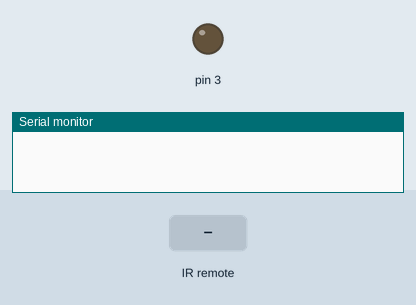
Recording of a sketch running on a simulated Arduino Uno, built with avr-gcc and run on an emulated ATmega328P. On the bench: output pins drawn as LEDs (lit = HIGH), the last lines printed to the serial monitor. Inputs (shaded band) come from the test bench.

Above: at 1.2 s.
1.3 s: infrared code 0xE9E70E8C received
At 1.7 s:
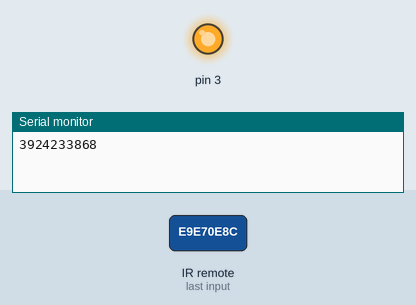
Timing chart, 0 to 4.3 s (numbered marks = the images above; inputs shaded):
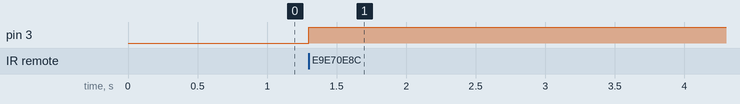

Measured:
- after the input at 1.3 s, pin 3: LOW → HIGH at once

The sketch:

Irkumanda_led.ino
```cpp
#include <IRremote.h>

IRrecv irrecv(2);

decode_results results;

#define OK 3924233868


void setup()
{
  Serial.begin(9600);
  irrecv.enableIRIn();
  pinMode(3, OUTPUT);
  digitalWrite(3, LOW);
}

void loop()
{
  if (irrecv.decode(&results))
  {
    Serial.println(results.value);
    if(results.value == OK)
    digitalWrite( 3, !digitalRead(3));
    irrecv.resume();
  }

}
```
